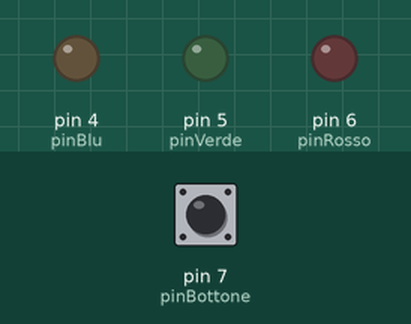
Bench run of a sketch on a simulated Arduino Uno, built with avr-gcc and run on an emulated ATmega328P. On the bench: output pins drawn as LEDs (lit = HIGH). Dashed ring = blinking. The test bench sets the inputs (shaded band); at power-on: pin 7 (pinBottone) HIGH.

Above: at 1.2 s.
1.3 s: pin 7 (pinBottone) pulled LOW for 1 s
At 3.0 s:
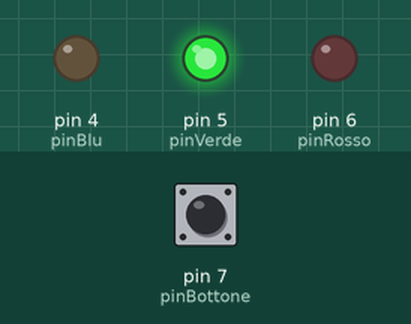
3.8 s: pin 7 (pinBottone) pulled LOW for 0.15 s
At 5.2 s:
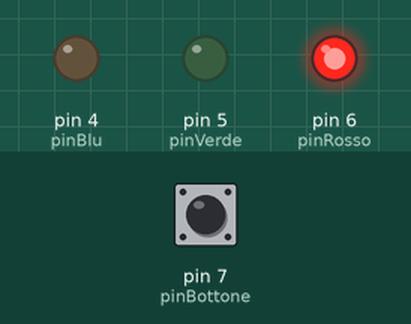
5.5 s: pin 7 (pinBottone) pulled LOW for 3.2 s
At 9.0 s:
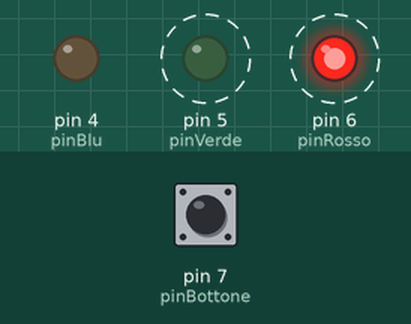
Timing chart, 0 to 10.5 s (numbered marks = the images above; inputs shaded):
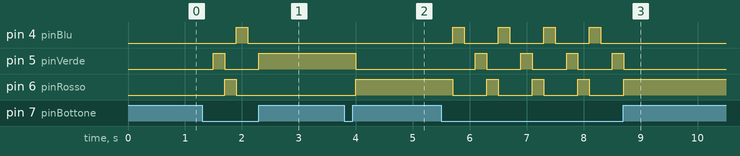

The sketch:

la_gheng.ino
```cpp
int pinBottone = 7;
int pinRosso = 6;
int pinVerde = 5;
int pinBlu = 4;
int statoBottone = 0;

void setup() {
  pinMode(pinBottone, INPUT);
  pinMode(pinVerde, OUTPUT);
  pinMode(pinRosso, OUTPUT);
  pinMode(pinBlu, OUTPUT);
  Serial.begin(9600);
}

void loop() {
  int isPremuto = digitalRead(pinBottone);

  if(isPremuto == 0) {
    statoBottone++;
    delay(200);
  }
  if (statoBottone == 1) {
    digitalWrite(pinVerde, HIGH);
    digitalWrite(pinRosso, LOW);
    digitalWrite(pinBlu, LOW);
  }
  if (statoBottone == 2) {
    digitalWrite(pinRosso, HIGH);
    digitalWrite(pinVerde, LOW);
    digitalWrite(pinBlu, LOW);
  }
  if (statoBottone == 3) {
    digitalWrite(pinBlu, HIGH);
    digitalWrite(pinVerde, LOW);
    digitalWrite(pinRosso, LOW);
  } if (statoBottone > 3) {
    digitalWrite(pinVerde, LOW);
    digitalWrite(pinRosso, LOW);
    digitalWrite(pinBlu, LOW);
    statoBottone = 0;
  }
}
```

Measured:
- after the input at 1.3 s, pin 4 (pinBlu): LOW → HIGH after 0.60 s, → LOW 0.20 s later; pin 5 (pinVerde): LOW → HIGH after 0.20 s, → LOW 0.20 s later, → HIGH 0.60 s later; pin 6 (pinRosso): LOW → HIGH after 0.40 s, → LOW 0.20 s later
- after the input at 3.8 s, pin 5 (pinVerde): HIGH → LOW after 0.20 s; pin 6 (pinRosso): LOW → HIGH after 0.20 s
- after the input at 5.5 s, pin 4 (pinBlu): alternates HIGH for 0.20 s and LOW for 0.60 s, 8 changes in all, then stays LOW, starting after 0.20 s; pin 5 (pinVerde): alternates HIGH for 0.20 s and LOW for 0.60 s, 8 changes in all, then stays LOW, starting after 0.60 s
